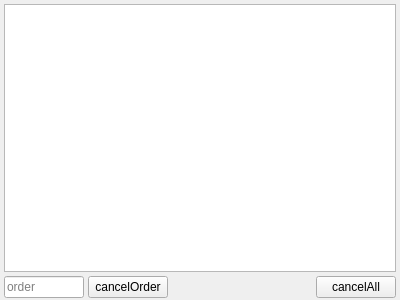
<?xml version="1.0" encoding="UTF-8"?>
<ui version="4.0">
 <class>WorkingOrderForm</class>
 <widget class="QWidget" name="WorkingOrderForm">
  <property name="geometry">
   <rect>
    <x>0</x>
    <y>0</y>
    <width>400</width>
    <height>300</height>
   </rect>
  </property>
  <property name="windowTitle">
   <string>Form</string>
  </property>
  <layout class="QVBoxLayout" name="verticalLayout">
   <property name="spacing">
    <number>4</number>
   </property>
   <property name="leftMargin">
    <number>4</number>
   </property>
   <property name="topMargin">
    <number>4</number>
   </property>
   <property name="rightMargin">
    <number>4</number>
   </property>
   <property name="bottomMargin">
    <number>2</number>
   </property>
   <item>
    <widget class="QTableWidget" name="tableWidget"/>
   </item>
   <item>
    <layout class="QHBoxLayout" name="horizontalLayout">
     <property name="spacing">
      <number>4</number>
     </property>
     <item>
      <widget class="QLineEdit" name="lineEdit">
       <property name="maximumSize">
        <size>
         <width>80</width>
         <height>16777215</height>
        </size>
       </property>
       <property name="readOnly">
        <bool>true</bool>
       </property>
       <property name="placeholderText">
        <string>order</string>
       </property>
      </widget>
     </item>
     <item>
      <widget class="QPushButton" name="pushButtonCancelOrder">
       <property name="maximumSize">
        <size>
         <width>100</width>
         <height>16777215</height>
        </size>
       </property>
       <property name="text">
        <string>cancelOrder</string>
       </property>
      </widget>
     </item>
     <item>
      <spacer name="horizontalSpacer">
       <property name="orientation">
        <enum>Qt::Horizontal</enum>
       </property>
       <property name="sizeHint" stdset="0">
        <size>
         <width>0</width>
         <height>20</height>
        </size>
       </property>
      </spacer>
     </item>
     <item>
      <widget class="QPushButton" name="pushButtonCancelAll">
       <property name="text">
        <string>cancelAll</string>
       </property>
      </widget>
     </item>
    </layout>
   </item>
  </layout>
 </widget>
 <resources/>
 <connections/>
</ui>
